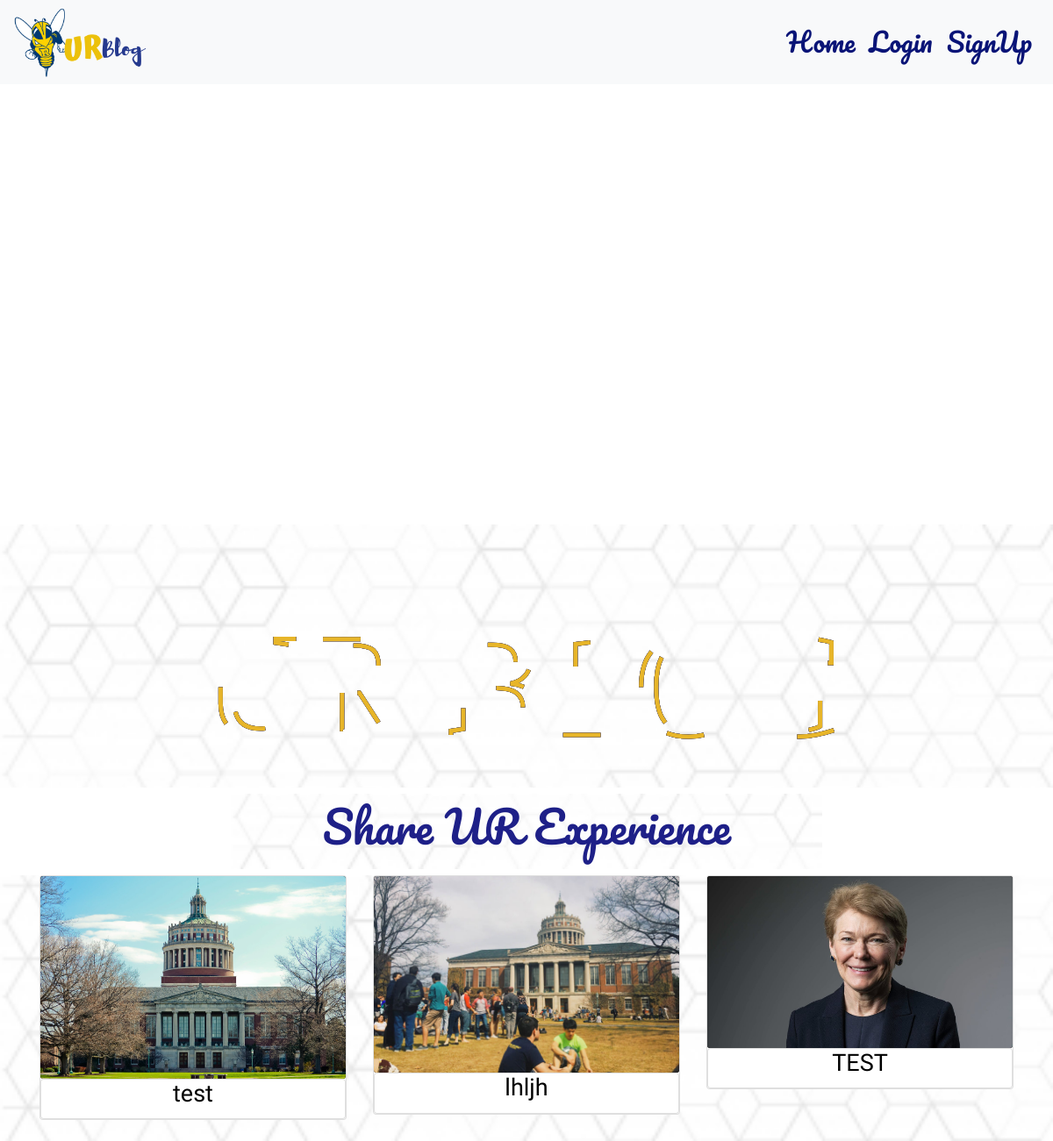
Before: / with the older database file.
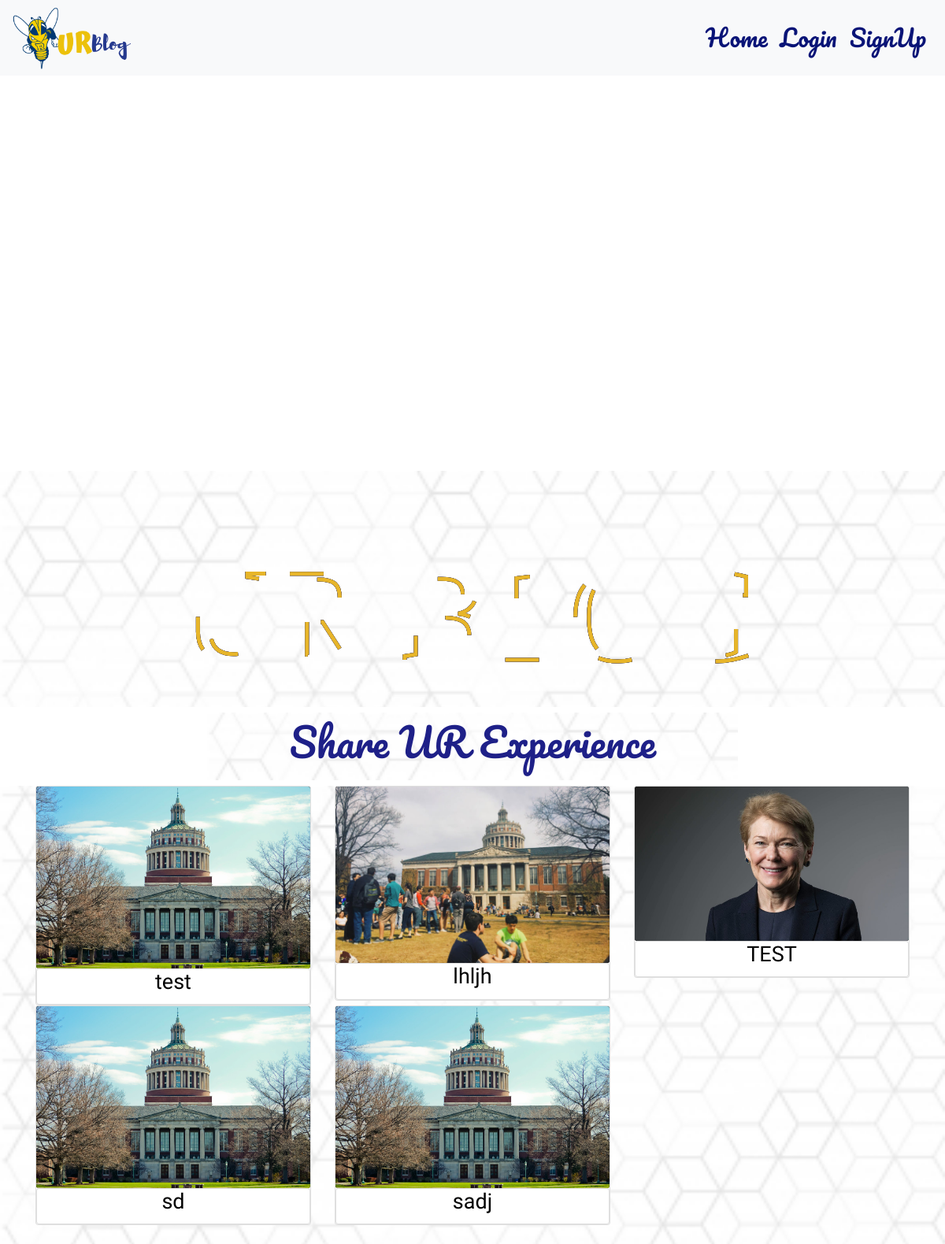
After: the same page with the newer database file.
### backend.py (models this page shows)
class Post(db.Model):
    __tablename__ = "Posts"
    id = db.Column(db.Integer, primary_key=True, autoincrement = True)
    title = db.Column(db.String(50), nullable = False)
    description = db.Column(db.String(128))
    time = db.Column(db.DateTime)
    picture = db.Column(db.String(50), nullable = True)
    user_id = db.Column(db.Integer, db.ForeignKey('Users.id'), nullable=False)
    comments = db.relationship('Comment', backref='post_of_comment', lazy=True)

### backend.py (the view)
@app.route('/')
def home():
    logged_in = checklogin()
    posts = Post.query.all()
    return render_template("Landing.html", logged_in=logged_in, posts=posts)

### backend.py (called while the page is built)
def checklogin():
    if current_user.is_authenticated:
        return True
    else:
        return False

### templates/Landing.html (shortened to what this page needs)
{%  extends "Header.html" %}
{% block content %}
<body >
    <ul class="slideshow">
      </ul>
   <div class = "back">
          {% if logged_in %}
            <a href="http://localhost:5000/create">
              <div class="box-1">
              <div class="btn btn-one">
              <span id="new">Share UR Experience</span>
              </div>
              </div>
            </a>
          {% else %}
            <a href="http://localhost:5000/login">
              <div class="box-1">
              <div class="btn btn-one">
              <span id="new">Share UR Experience</span>
              </div>
              </div>
            </a>
          {% endif %}
<div class = "container">
      <div class = "row text-center">
          {% for post in posts %}
          <div class ="col-md-4 col-sm-6">
              <div class = "card">
                <a href="posts/{{post.id}}"> <img class ="card-img" src="/static/post_pictures/{{post.picture}}">
                  <div class = "card body">
                      <h4 class = "card-title" id = "text"> {{ post.title }} </h4>
                    </div>
                    <div class = "card-img-overlay text-center">
                </div>
                </a>
              </div>
            </div>
      {% endfor %}
    </div>
{% endblock %}

Changed rows visible on the page:
added Post: picture (placeholder picture), title "sd"
added Post: picture (placeholder picture), title "sadj"
